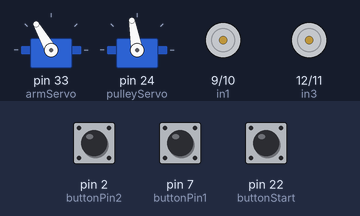
Bench run of a sketch on a simulated Arduino Mega 2560, built with avr-gcc and run on an emulated ATmega2560. Parts: 2 × servo, motor-driver pin pairs drawn as motors (green arrow = first pin HIGH = forward, orange = second pin HIGH = backward, longer = more drive, scaled by the enable pin). The test bench sets the inputs (shaded band); at power-on: pin 22 (buttonStart) LOW, pin 2 (buttonPin2) LOW, pin 7 (buttonPin1) LOW.

Above: at 1.2 s.
1.3 s: pin 22 (buttonStart) pulled HIGH for 0.15 s
At 1.7 s:
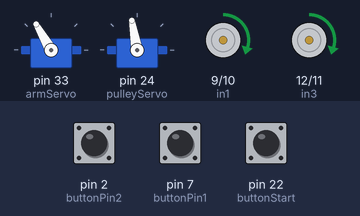
At 4.1 s:
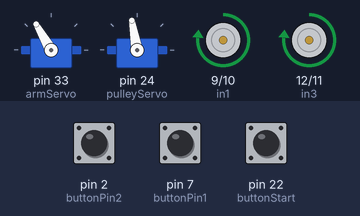
4.3 s: pin 2 (buttonPin2) pulled HIGH for 0.15 s
At 7.4 s:
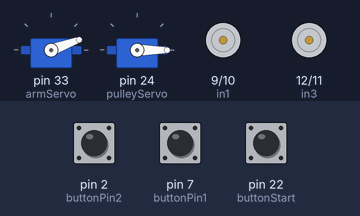
Timing chart, 0 to 22.9 s (numbered marks = the images above; inputs shaded):
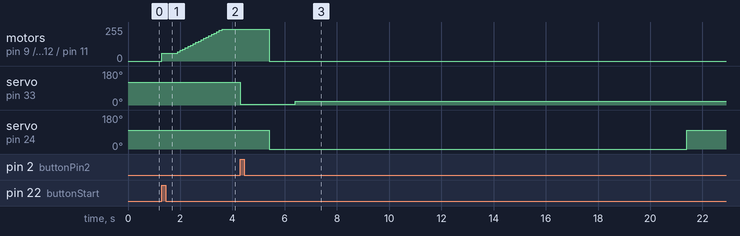

Measured:
- after the input at 1.3 s, motor on pin 9 (in1) / pin 10 (in2), motor on pin 12 (in3) / pin 11 (in4): moves from stopped to forward 240/255 over 2.3 s, starting at once
- after the input at 4.3 s, motor on pin 9 (in1) / pin 10 (in2), motor on pin 12 (in3) / pin 11 (in4): forward 240/255 → stopped after 1.1 s; servo on pin 33 (armServo): 120° → 5° at once, → 20° 2.1 s later; servo on pin 24 (pulleyServo): 100° → 0° after 1.1 s, → 100° 16.0 s later

The sketch:

baseRobotFullMotion.ino
```cpp
#include <Servo.h>

Servo armServo;
Servo pulleyServo;

//button variables
const int buttonPin1 = 7;     // the number of the pushbutton pin
const int buttonPin2 = 2;     // the number of the pushbutton pin
const int buttonStart = 22;    // Start Program Pin

// motor one
int enA = 8;
int in1 = 9;
int in2 = 10;
// motor two
int enB = 13;
int in3 = 12;
int in4 = 11;

// Flags
bool startDrive = false;
bool donePulley = false;
bool doneArm = false;
bool doneDrive = false;
bool offBoard = false;


// Speed
int motorSpeed = 60;
int pulleySpeed = 0;

void setup() {
  // set all the motor control pins to outputs
  pinMode(enA, OUTPUT);
  pinMode(enB, OUTPUT);
  pinMode(in1, OUTPUT);
  pinMode(in2, OUTPUT);
  pinMode(in3, OUTPUT);
  pinMode(in4, OUTPUT);

  // initialize the pushbutton pin as an input:
  pinMode(buttonPin1, INPUT);
  pinMode(buttonPin2, INPUT);
  pinMode(buttonStart,  INPUT);

  armServo.attach(33);
  armServo.write(120); // Set arm to 180 position,
  pulleyServo.attach(24);
  pulleyServo.write(100); // Stop pulley motor

}

void loop(){
  if(!startDrive)
     waitForStart();
  if (!doneDrive && startDrive)
    drive();
  if (!doneArm && doneDrive && startDrive)
    arm();
  if (!donePulley && doneArm && doneDrive && startDrive)
    pulley();
}

void waitForStart() {
  int state = digitalRead(buttonStart);
  if (state == HIGH) {
    startDrive = true;
  }
}

void driveChannelA() {
  // Motor A forward @ full speed
  // turn on motor A
  digitalWrite(in1, HIGH);
  digitalWrite(in2, LOW);
  // set speed, possible range 0~255
  analogWrite(enA, motorSpeed);
}

void stopChannelA() {
  digitalWrite(in1, LOW);
  digitalWrite(in2, LOW);
}

void driveChannelB() {
  // Motor B forward @ full speed
  // turn on motor B
  digitalWrite(in3, HIGH);
  digitalWrite(in4, LOW);
  // set speed, possible range 0~255
  analogWrite(enB, motorSpeed);
}

void stopChannelB() {
  digitalWrite(in3, LOW);
  digitalWrite(in4, LOW);
}

void driveBoth() {
    driveChannelA();
    driveChannelB();
}

void stopBoth() {
    stopChannelA();
    stopChannelB();
}

void drive() {
  // Reached the wall
  if (digitalRead(buttonPin1) == HIGH || digitalRead(buttonPin2) == HIGH)
  {
//    stopBoth();
    doneDrive = true;
//    delay(300);
  }
  else {
    driveBoth();
    if (!offBoard) {
      delay(500);
      offBoard = true;
    }
    // acceleration
    if (motorSpeed < 240) {
      motorSpeed += 10;
      delay(100);
    }
  }
}

void arm() {
  armServo.write(5);
  doneArm = true;
}

void pulley() {
  delay(500);
  // Move forward by a bit
  driveBoth();
  delay(600);
  stopBoth();
//  delay(1000);
  // Drop search robot
  pulleyServo.write(pulleySpeed);
  delay(1000);
  // Pull back arm
  armServo.write(20);
  delay(15000);
  pulleyServo.write(100);
  donePulley = true;
}
```
